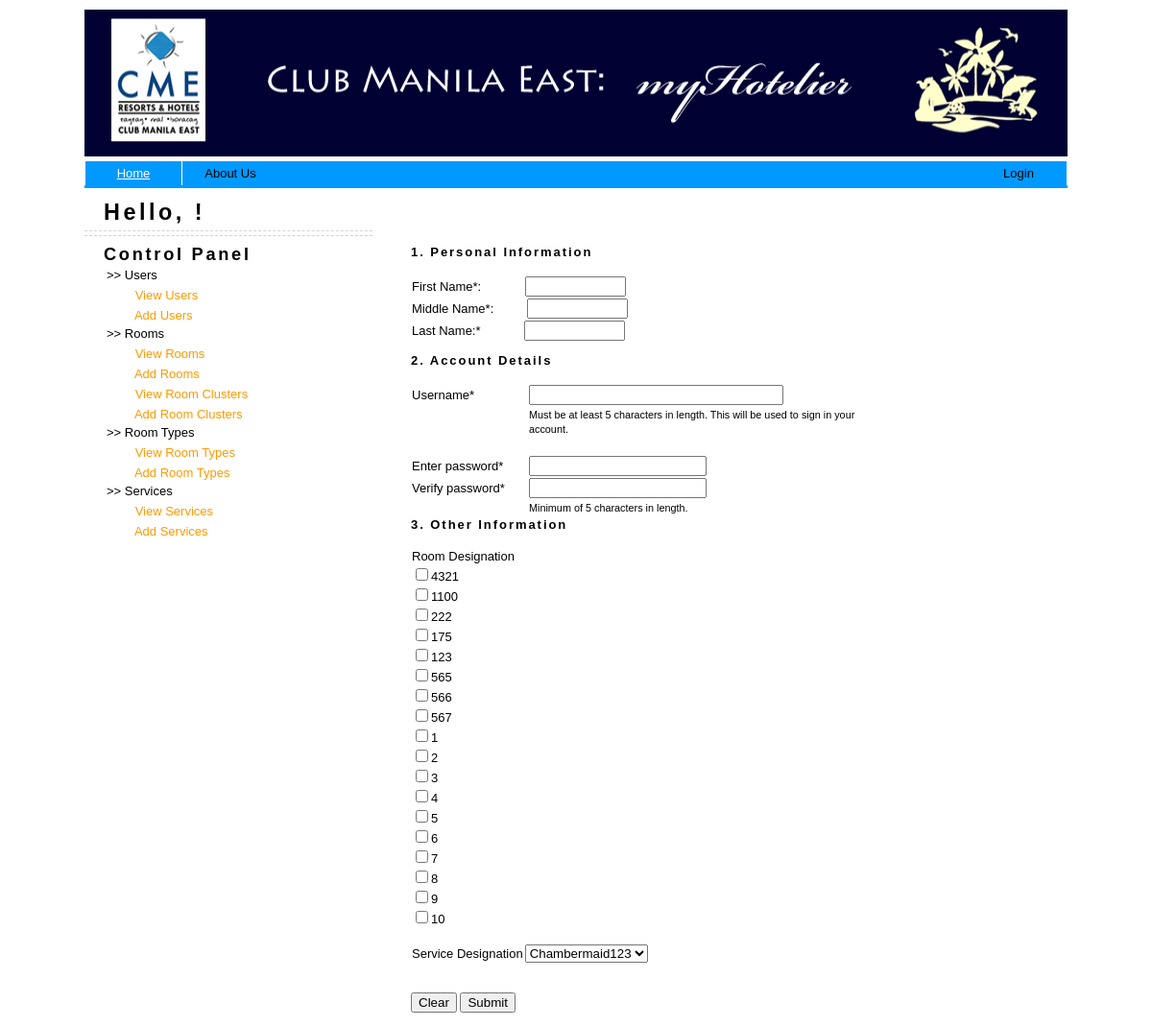
Screenshot of /Admin/addUsers.php?type=4 with the database file from the repository.
### tables this page shows
CREATE TABLE `ROOM` (
  `ROOM_ID` int(10) NOT NULL auto_increment,
  `ROOM_TYPE` int(10) NOT NULL,
  `ROOM_NAME` varchar(20) NOT NULL,
  `ROOM_STATUS` int(10) NOT NULL default '0',
  PRIMARY KEY  (`ROOM_ID`),
  KEY `ROOM_TYPE` (`ROOM_TYPE`)
);

### Admin/functions.php (the view, shortened to what this page needs)
<?php
function printadduserform($addType) {
	echo " <form id='adduser' name='adduser' action='addUsersResult.php' method='post' onSubmit=\"return validate_form(this,'newuser');\">
   <H3>1. Personal Information </H3>
                    <TABLE cellPadding='1' cellSpacing='0' border='0'>
					<TR><TD><br></td></TR>
                     <TR>
                      <TD>First Name*: </TD>
                      <TD> &nbsp;&nbsp;&nbsp;&nbsp;&nbsp;&nbsp;&nbsp;&nbsp;&nbsp;&nbsp;&nbsp;
                        <INPUT type='text' id='fname' name='fname' size='10'></TD>
                      <TD>&nbsp;</TD>
                      <TD>&nbsp;</TD>
                      <TD>&nbsp;</TD>
                      <TD>&nbsp;</TD>
                      <TD> </TD>
                      </TR>
                    </TABLE>
                    <table border='0' cellpadding='1' cellspacing='0'>
                      <tr>
                        <td>Middle Name*: </td>
                        <td>&nbsp;&nbsp;&nbsp;&nbsp;&nbsp;&nbsp;&nbsp;&nbsp;
                        <input type='text' id='mname' name='mname' size='10' /></td>
                        <td>&nbsp;</td>
                        <td>&nbsp;</td>
                        <td>&nbsp;</td>
                        <td>&nbsp;</td>
                        <td></td>
                      </tr>
                    </table>
                    <table border='0' cellpadding='1' cellspacing='0'>
                      <tr>
                        <td>Last Name:* </td>
                        <td>&nbsp;&nbsp;&nbsp;&nbsp;&nbsp;&nbsp;&nbsp;&nbsp;&nbsp;&nbsp;&nbsp;
                            <input type='text' id='lname' name='lname' size='10' /></td>
                        <td>&nbsp;</td>
                        <td>&nbsp;</td>
                        <td>&nbsp;</td>
                        <td>&nbsp;</td>
                        <td></td>
                      </tr>
                    </table>
                    <TABLE cellPadding='1' cellSpacing='0' border='0'>
                     <TR>
                      <TD width='120'></TD>
                      <TD width='060'></TD>
                      <TD width='140'></TD>
                     </TR>
					 <tr height='10'>
					 </tr>
                    </TABLE>
                    <H3>2. Account Details </H3>
                    <TABLE cellPadding='1' cellSpacing='0' border='0'>
					<TR><TD><br></td></TR>
                    <TR>
                      <TD>Username*</TD>
                      <TD><INPUT type='text' name='username' id='username' size='30' onFocus='this.select();'></TD><span id='msgbox2' style='display:none'></span>
                     </TR>
                      <TR>
                      <TD></TD>
                      <TD><SMALL> Must be at least 5 characters in length. This will be used to sign in your account.</SMALL></TD>
                     </TR>
                     <TR><TD><br></td></TR>
                     <TR>
                      <TD width='120'></TD>
                      <TD width='350'></TD>
                     </TR>
                    </TABLE>
                    <TABLE cellPadding='1' cellSpacing='0' border='0'>
                     <TR>
                      <TD>Enter password*</TD>
                      <TD><INPUT type='password' name='txtpass' size='20' class='Width100'></TD>
                     </TR>
                     <TR>
                      <TD>Verify password*</TD>
                      <TD><INPUT type='password' name='txtrepass' size='20' class='Width100'></TD>
                     </TR>
                     <TR>
                      <TD></TD>
                      <TD><SMALL>Minimum of 5 characters in length.</SMALL></TD>
                     </TR>
                     <TR>
                      <TD width='120'></TD>
                      <TD width='200'></TD>
                     </TR>
                    </TABLE>";
					if($addType==4) {
						printroomdesignation();
					}
					echo "<H3>&nbsp;</H3>
					<INPUT type='hidden' id='type' name='type' value=".$addType.">
                    <TR></TR>
                    <br />
                      <TR>
                      <TD width='120'></TD>
                      <TD width='350'><input type='reset' name='reset' value='Clear'>
                      <input type='submit' name='submit' value='Submit'>
					</TD><TD></TD>
                     </TR>
            </TABLE>
			</form>";
}
function printroomdesignation() {
	echo "<H3>3. Other Information </H3>
                    <TABLE cellPadding='1' cellSpacing='0' border='0'>
					<TR><TD><br></td></TR>
                    <TR>
                      <TD>Room Designation</TD>";
					  	$result=mysql_query("SELECT ROOM_ID,ROOM_NAME from ROOM");
						while($room=mysql_fetch_array($result)) {
							echo "<tr><TD><input type='checkbox' name='room[]' value='".$room['ROOM_ID']."'>".$room['ROOM_NAME']."</TD></tr>";
						}
                     echo "
                      <span id='msgbox2' style='display:none'></span>
                      <INPUT type='hidden' id='nameused' name='nameused'>
                    </TR>
                    </TABLE>
					<TABLE cellPadding='1' cellSpacing='0' border='0'>
					<TR><TD><br></td></TR>
                    <TR>
                      <TD>Service Designation</TD>";
					  	$result=mysql_query("SELECT SERVICE_ID,SERVICE_NAME from SERVICE");
						echo "<td><select name='servicename'>";
						while($service=mysql_fetch_array($result)) {
							echo "<option value='".$service['SERVICE_ID']."'>".$service['SERVICE_NAME']."</option> ";
						}
                     echo "</select></td>
                      <span id='msgbox2' style='display:none'></span>
                      <INPUT type='hidden' id='nameused' name='nameused'>
                    </TR>
                    </TABLE>";
}
function printtable($usertype) {
	if($usertype==="admin") {
		echo "<table width='300' height='142' border='0'>
			<tr>
			<td>>> Users</td>
			</tr>
			<tr>
			<td><img src='../images/spacer.gif'></img><a href='viewUsers.php'> View Users</a></td>
			</tr>
			<tr>
			<td><img src='../images/spacer.gif'></img><a href='addUsers.php'> Add Users</a></td>
			</tr>
			<tr>
			<td>>> Rooms</td>
			</tr>
			<tr>
			<td><img src='../images/spacer.gif'></img><a href='viewRooms.php'> View Rooms</a></td>
			</tr>
			<tr>
			<td><img src='../images/spacer.gif'></img><a href='addRooms.php'> Add Rooms</a></td>
			</tr>
			<tr>
			<td><img src='../images/spacer.gif'></img><a href='viewRoomClusters.php'> View Room Clusters</a></td>
			</tr>
			<tr>
			<td><img src='../images/spacer.gif'></img><a href='addRoomClusters.php'> Add Room Clusters</a></td>
			</tr>
			<tr>
			<td>>> Room Types</td>
			</tr>
			<tr>
			<td><img src='../images/spacer.gif'></img><a href='viewTypes.php'> View Room Types</a></td>
			</tr>
			<tr>
			<td><img src='../images/spacer.gif'></img><a href='addTypes.php'> Add Room Types</a></td>
			</tr>
			<tr>
			<td>>> Services</td>
			</tr>
			<tr>
			<td><img src='../images/spacer.gif'></img><a href='viewServices.php'> View Services</a></td>
			</tr>
			<tr>
			<td><img src='../images/spacer.gif'></img><a href='addServices.php'> Add Services</a></td>
			</tr>
			<tr>
			</table>";
	}
}
?>

### Admin/style.css (style rules this page uses)
body { margin: 0; background: url(../images/img01.jpg) repeat-x left top; font-family: "Trebuchet MS", Arial, Helvetica, sans-serif; font-size: 13px; color:#000000; }
img { border:none; }
h1, h2, h3 { margin: 0; letter-spacing: .15em; font-family:Arial, Helvetica, sans-serif; }
h3 { font-size: 1em; }
a { text-decoration: none; color:#FF9900; }

### rows the page displays
room: ROOM_NAME "4321"
room: ROOM_NAME "1100"
room: ROOM_NAME "222"
room: ROOM_NAME "175"
room: ROOM_NAME "123"
room: ROOM_NAME "565"
room: ROOM_NAME "566"
room: ROOM_NAME "567"
room: ROOM_NAME "1"
room: ROOM_NAME "2"
room: ROOM_NAME "3"
room: ROOM_NAME "4"
room: ROOM_NAME "5"
room: ROOM_NAME "6"
room: ROOM_NAME "7"
room: ROOM_NAME "8"
room: ROOM_NAME "9"
room: ROOM_NAME "10"

### other values shown
form field servicename "Chambermaid123"
